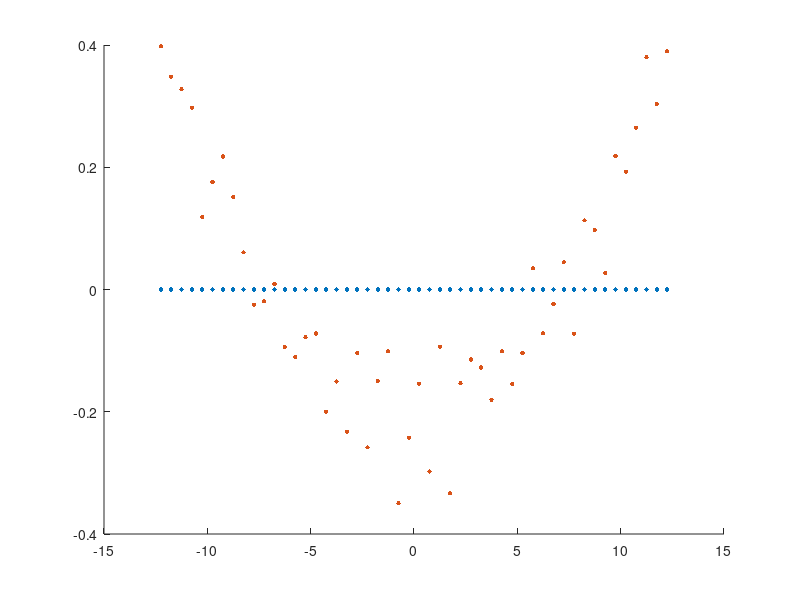

Source code (MATLAB): (Note: this script raises an error after producing the figure.)
%% README %%
% this script showcases a demonstration of the elements location estimator using an average over several wave mesurments.
% Due to the stochastic nature in order to achive reliable and consistant results
% parametrs must be setup correctly and random variables within limits accoring to them.
% Since real data and SONAR capabilities are classified, all parameters are variables.

tic
%% Wave Pararmeters %%
lambda = 1;
boundery = 2; % degrees
N3 = 20; % Number of plane waves sent to the system in known angles

%% Array Pararmeters %%
D = 0.5*lambda;% the distance between elements
NE = 50; % Number of elements

%% Project Array Pararmeters %%
dev = 1*lambda; % maximal devation distance
sigma1 = 0.07;
curve = 0.1; % 5*(10^-2)*(lambda^-1); %curve parameter
meas_noise = 0.3; %measurment_noise


%% Runtime Pararmeters %%
N2 = 10^4; % Angle numerical accuracy factor

%% Setup %%
k=2*pi/lambda;
xs = 0;
xs_dev = 0;
ys = 0;
ys_dev=0;
theta = linspace(boundery,180-boundery,N2); % Estimated posible angles
phi_theta = zeros(N2,NE); % Matrix of estimated measurments for each posible angle

%% Elements %%
if NE>1
        ys = -D*((NE-1)/2):D:D*((NE-1)/2);
        ys_dev = ys;
        xs = zeros(1, NE);
        xs_dev = zeros(1, NE)+dev.*(normrnd(0,sigma1,[1,NE]))+(ys.^2)*curve./(NE*D);
        xs_dev = xs_dev-mean(xs_dev);
end

% Running over different angles of the wave to deal with noise
alpha = linspace(boundery,180-boundery,N3);
estimated_xs = zeros(1, NE);
for j = 1:length(alpha)
% vector of elemnts plane wave field measurments with and without deveation
    meas = exp(-1i*(k.*(xs*sind(alpha(j))+ys*cosd(alpha(j))))); %nominal
    meas_dev = exp(-1i*(k.*(xs_dev*sind(alpha(j))+ys_dev*cosd(alpha(j))))); %with deviations and curve
    meas_dev = meas_dev+meas_noise.*(rand(1,length(meas_dev))-0.5); % added noise

% multipling the measured field by factors that cancle the depedence on
% ys_dev and the pahse of the known wave. We assume that there is no error
% in ys and that we know it percicly
    mult_factor = exp(1i*(k.*ys_dev*cosd(alpha(j))));
    temp = meas_dev.*mult_factor;

% extracting xs
    temp = angle(temp);
    estimated_xs = estimated_xs - temp./(k.*sind(alpha(j)));
end
estimated_xs = estimated_xs/N3;

T = toc; disp(['Execution took ' sprintf('%.2f', 1000*T) 'ms.']);

%% Plots %%
% Array elements locations
figure();
hold on;
scatter(ys,xs,10,"filled","b")
scatter(ys_dev,xs_dev,10,"filled","r")
scatter(ys_dev,estimated_xs,10,'x',"g")
% scatter(xs,ys,10,"filled","b")
% scatter(xs_dev,ys_dev,10,"filled","r")
% scatter(estimated_xs,ys_dev,10,'x',"g")
hold off;
title("Array elements locations");
formatSpec = "NE=%d, D=%0.1f, Devation=%0.2f curve=%0.2f";
subtitle(sprintf(formatSpec,NE,D,dev,curve));
legend('Nominal','With deviation and curve', 'Estimated')
xlabel('X [wavelenght]') 
ylabel('Y [wavelenght]')
lim_x = 1.3*max(max(abs(xs_dev)),max(abs(estimated_xs)));
ylim([-lim_x lim_x])
xlim([-1.3*NE*D/2 1.3*NE*D/2])


